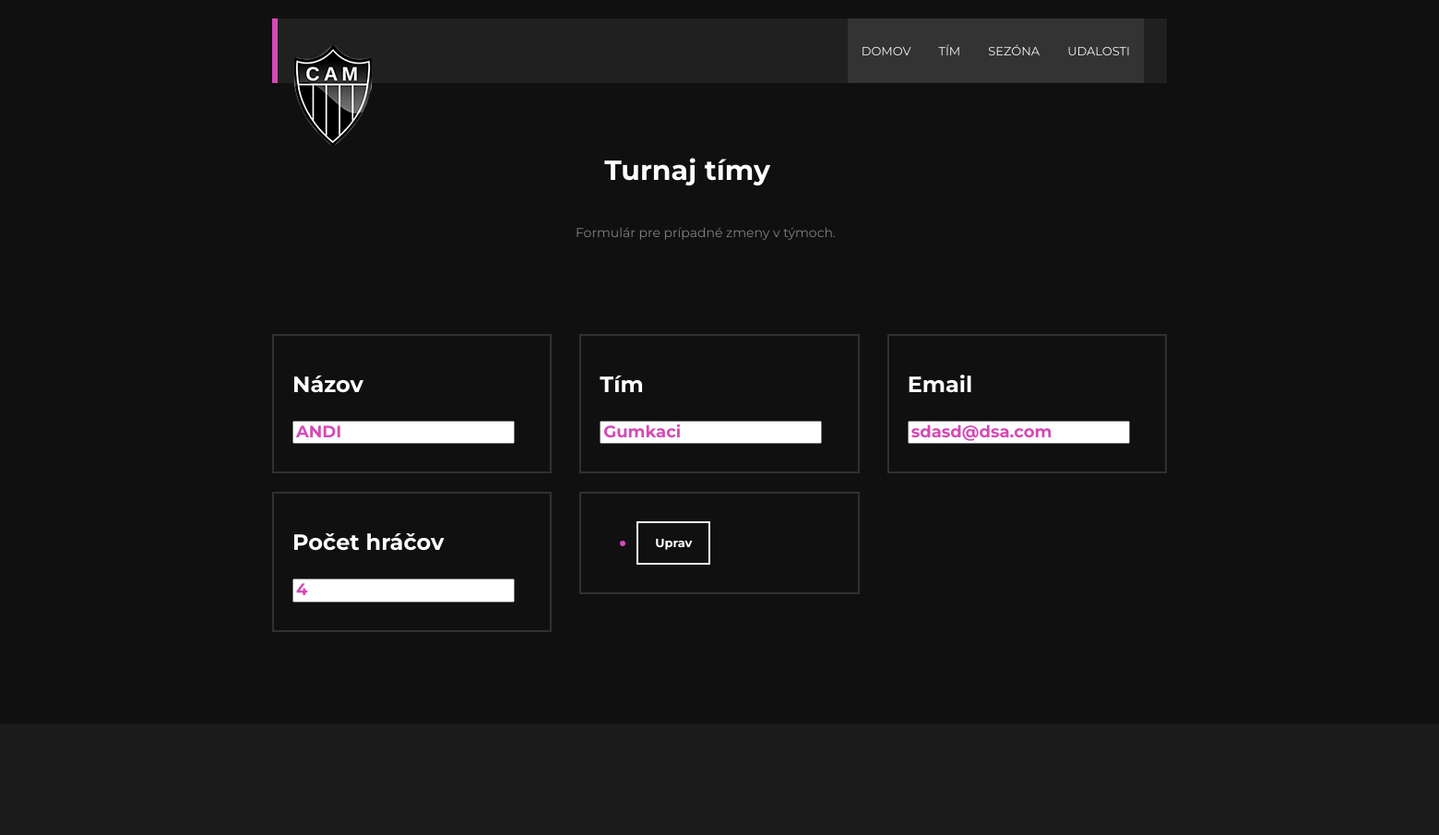
Page /admin.php?edit=7 on the committed database.
### tables this page shows
CREATE TABLE `menu` (
  `idmenu` int(11) NOT NULL,
  `nazov` varchar(45) NOT NULL,
  `file_path` varchar(150) NOT NULL,
  `logo` varchar(150) NOT NULL
);

CREATE TABLE `users` (
  `id` int(3) NOT NULL,
  `username` varchar(30) NOT NULL,
  `team` varchar(30) NOT NULL,
  `email` varchar(30) NOT NULL,
  `password` varchar(30) NOT NULL,
  `players` int(2) NOT NULL
);

### classes/DB.php (called while the page is built, shortened)
<?php
class DB
{
    private $connection;
    public function __construct($host, $username, $password, $dbName, $port = 3306)
    {
        $this->host = $host;
        $this->username = $username;
        $this->password = $password;
        $this->dbName = $dbName;
        $this->port = $port;
        try {
            $connection = new \PDO("mysql:host=".$this->host.";dbname=".$this->dbName.";port=".$this->port, $this->username, $this->password);
            $connection->setAttribute(\PDO::ATTR_ERRMODE, \PDO::ERRMODE_EXCEPTION);
            $this->connection = $connection;
        } catch (\PDOException $exception) {
            echo "Error while database connect " . $exception->getMessage();
        }
    }
    public function getMenuItems()
    {
        $sql = "SELECT * FROM menu ORDER BY idmenu";
        $stmt = $this->connection->prepare($sql);
        $stmt->execute();
        return $stmt->fetchAll(\PDO::FETCH_ASSOC);
    }
}

### classes/CRUD.php (called while the page is built, shortened)
<?php
$mysqli = new mysqli('localhost', 'root', '', 'futbal')
or die(mysqli_error($mysqli));
if (isset($_GET) && array_key_exists('edit',$_GET)){
    $id = $_GET['edit'];
    $update = true;
    $result = $mysqli->query("SELECT * FROM users WHERE id='$id'") or die($mysqli->error);
        $tile = $result->fetch_array();
        $username = $tile['username'];
        $team = $tile['team'];
        $email = $tile['email'];
        $players = $tile['players'];
}

### admin.php (the view, shortened to what this page needs)
<!DOCTYPE HTML>
<html>
<head>
    <?php include_once("header.php")?>
</head>
<body class="is-preload">
<div id="wrapper">
        <?php include_once("header.php")?>
    <?php include_once("menu.php")?>
    <section id="banner" class="major">
        <div class="inner">
            <header class="major">
                <h1 style=" position: relative; right: -42%; padding-top: 5%;">Turnaj tímy</h1>
            </header>
            <div class="content">
                <p style="position: relative; right: -40%; padding-top: 2%;">Formulár pre prípadné zmeny v týmoch.<br />
                    </p>
            </div>
        </div>
    </section>
    <?php
    require_once("classes/CRUD.php");
    ?>
    <section id="form" class="major">
        <div class="inner">
            <form action="classes/CRUD.php" method="POST">
                <div class="fields">
    <div id="team">
        <div class="container">
    <div class="row mt30">
        <div class="col-md-4 col-sm-4 col-xs-9">
            <div class="team-wrapper">
                <h3> <label>Názov</label></h3>
                <h4><input type="text" name="username"
                           value="<?php echo $username; ?>" placeholder="Vlož názov"/></h4>
            </div>
        </div>
            <div class="col-md-4 col-sm-4 col-xs-9">
                <div class="team-wrapper">
                    <h3> <label>Tím</label></h3>
                    <h4><input type="text" name="team"
                               value="<?php echo $team; ?>" placeholder="Vlož tím"/></h4>
                </div>
            </div>
            <div class="col-md-4 col-sm-4 col-xs-9">
                <div class="team-wrapper">
                    <h3> <label>Email</label></h3>
                    <h4><input type="email" name="email"
                               value="<?php echo $email; ?>" placeholder="Vlož email"/></h4>
                </div>
            </div>
        <div class="col-md-4 col-sm-4 col-xs-9">
            <div class="team-wrapper">
                <h3> <label>Počet hráčov</label></h3>
                <h4><input type="number" name="players"
                           value="<?php echo $players; ?>" placeholder="Vlož hráčov"/></h4>
            </div>
        </div>
        <div class="col-md-4 col-sm-4 col-xs-9">
            <div class="team-wrapper">
                <h4> <ul class="actions">
                        <?php
                        if ($update == true):
                            ?>
                            <li><input type="submit" value="Uprav" class="btn btn-default"  name="uprav"/></li>
                        <?php else: ?>
                        <li><input type="submit" value="Pridaj" class="primary" name="pridaj"/></li>
                    </ul>
                    <?php endif; ?></h4>
            </div>
        </div>
    </div>
        </div>
    </div>
            </form>
        </div>
    </section>
    <footer id="footer">
    </footer>
</div>
</body>
</html>

### menu.php (shortened to what this page needs)
<?php
include_once("classes/DB.php");
$db = new DB("localhost", "root", "", "futbal", 3306);
$menuItems = $db->getMenuItems();
?>
<div class="container">
    <div class="navbar navbar-default navbar-static-top" role="navigation">
        <div class="navbar-header">
            <a href="#" class="navbar-brand"><img src="images/logo.png" class="img-responsive" alt="logo"></a>
        </div>
        <div class="collapse navbar-collapse">
            <ul class="nav navbar-nav navbar-right">
                <?php
                foreach($menuItems as $menuItem){
                ?>
                   <li><a href="<?php echo $menuItem['file_path']; ?>" class="active"><?php echo $menuItem['nazov']; ?></a></li>
                    <?php
                }
                ?>
            </ul>
        </div>
    </div>
</div>

### css/templatemo-style.css (style rules this page uses)
body { background: #101010; color: #808080; font-family: 'Montserrat', sans-serif; font-weight: 400; }
@media (min-width: 768px) { .container { width: 700px; } }
@media (min-width: 992px) { .container { width: 900px; } }
@media (min-width: 1200px) { .container { width: 1000px; } }
.mt30 { margin-top: 30px; }
h1,h2,h3,h4 { color: #fff; font-weight: bold; }
h1,h2 { font-size: 30px; }
img { max-width: 100%; height: auto; }
.btn { background: transparent; border: 2px solid #fff; border-radius: 0px; box-shadow: none; color: #fff; padding: 12px 18px; font-size: 13px; font-weight: bold; transition: all 0.4s ease-in; }
.navbar-default { background: #202020; border: none; border-left: 6px solid #d54ab6; padding-right: 40px; margin: 0 !important; position: relative; top: 20px; }
.navbar-default .navbar-brand { font-size: 40px; line-height: 40px; padding-top: 4px; }
.navbar-default .navbar-nav li a { color: #f2f2f2; font-size: 13px; font-weight: 400; line-height: 40px; transition: all 0.4s ease-in; }
.active { background: #333; }
#team { padding-top: 60px; padding-bottom: 80px; }
#team h3 { padding-bottom: 10px; }
#team .team-wrapper { border: 2px solid #303030; padding: 20px; margin-bottom:20px; }
#team h4 { color: #d54ab6; }
footer { background: #1c1c1c; padding-top: 60px; padding-bottom: 60px; }

### rows in the picture
menu: nazov "DOMOV"
menu: nazov "TÍM"
menu: nazov "SEZÓNA"
menu: nazov "UDALOSTI"
users: username "ANDI", team "Gumkaci", email "sdasd@dsa.com", players "4"
